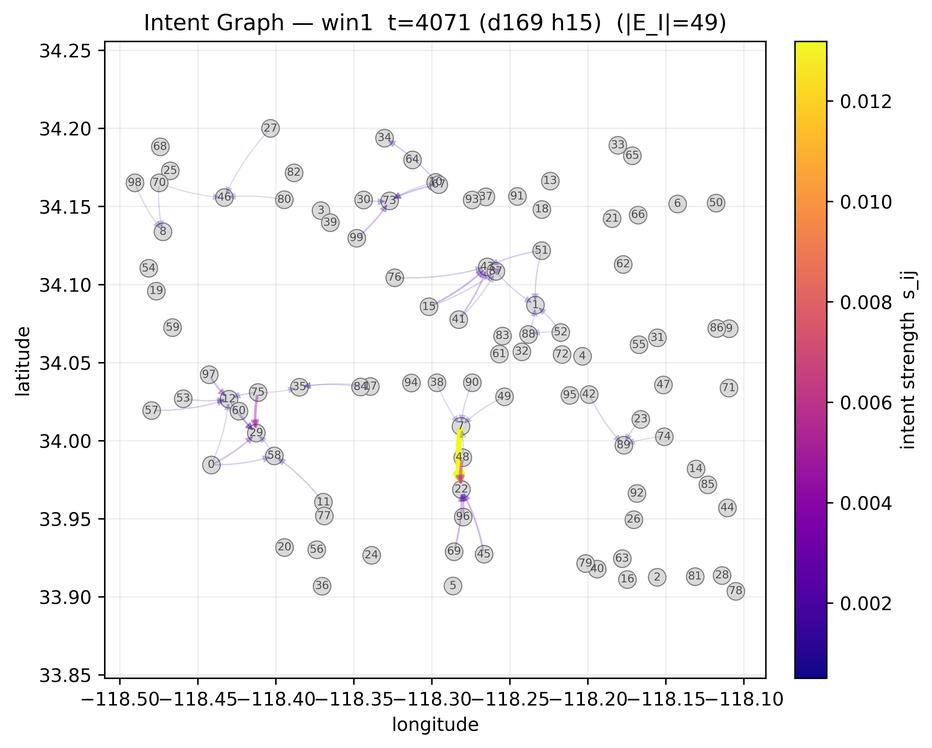
#> input picture 260627/outputs/20260628_024449/intent_graph_window_01_20260628_024449.png, 932 x 748 px, shrunk from 4194 x 3364 before the run; its folder holds 4 pictures in this run
$ python video.py
#> lines starting #> are read from the running program, lines starting #| are printed output that depends on the picture
import cv2
import os
import glob
import time

# 设置图像文件所在的目录
image_dir = './outputs/20260628_024449'  # 替换为你的图像文件所在目录

# 获取所有图像文件并按名称排序
images = glob.glob(os.path.join(image_dir, 'intent_graph_window_*.png'))  # 根据实际格式修改扩展名
images.sort()  # 确保文件按正确顺序排序

# 检查是否有找到图像
if not images:
    print("未找到任何图像文件，请检查路径和文件名")
    exit()

# 读取第一帧以获取视频尺寸
first_frame = cv2.imread(images[0])
#> first_frame is the input picture: shape (748, 932, 3); mean B, G, R 241.8, 241, 243.7
height, width, layers = first_frame.shape
#> height = 748; width = 932; layers = 3

# 设置裁剪后的宽度（保持高度不变）
crop_width = width - 100  # 假设裁剪掉右侧100像素，你可以根据实际情况调整
#> crop_width = 832

# 计算所需的帧率：每张图片显示0.5秒，意味着每秒2帧
fps = 3.0  # 每秒2帧，这样每张图片会显示0.5秒

# 设置视频编码器和输出文件
fourcc = cv2.VideoWriter_fourcc(*'XVID')
output_video = 'output_video.avi'

# 创建视频写入对象
out = cv2.VideoWriter(output_video, fourcc, fps, (crop_width, height))

# 将所有图像写入视频
for image in images:
    try:
        frame = cv2.imread(image)
        if frame is None:
            print(f"警告: 无法读取图像 {image}")
            continue

        # 裁剪图像（从左侧开始，裁剪到指定宽度）
        cropped_frame = frame[:, :crop_width]
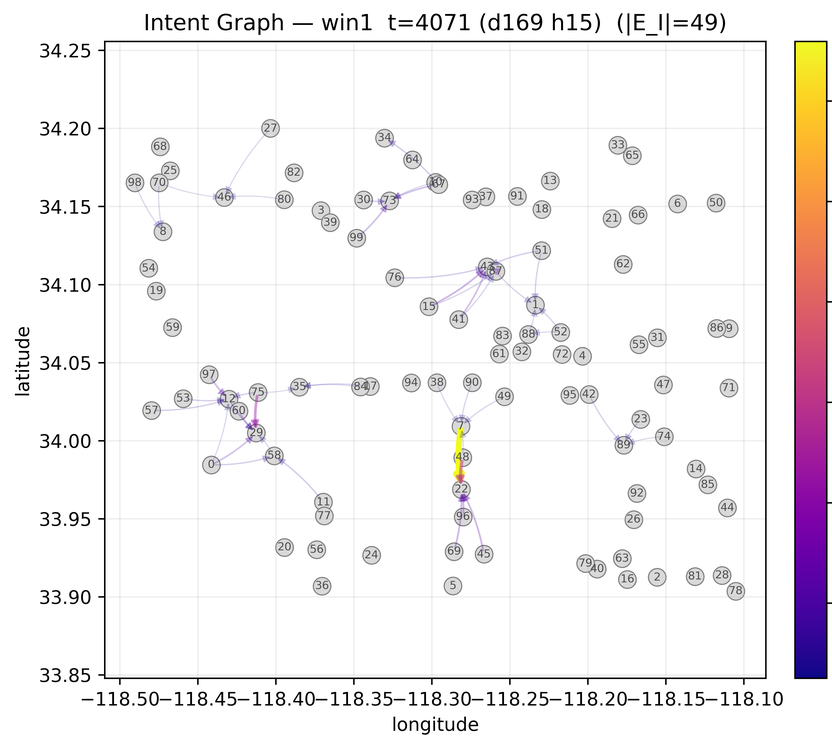
#> cropped_frame: shape (748, 832, 3); mean B, G, R 241, 240.2, 243.1

        # 确保裁剪后的尺寸一致
        if cropped_frame.shape != (height, crop_width, layers):
            print(f"警告: 图像 {image} 裁剪后尺寸不一致，跳过")
            continue

        # 每张图片写入2次（因为fps=2，所以每张图片会显示0.5秒）
        for _ in range(2):
            out.write(cropped_frame)
    except Exception as e:
        print(f"处理图像 {image} 时发生错误: {str(e)}")
#> pass 2 of the loop `for image in images:`:
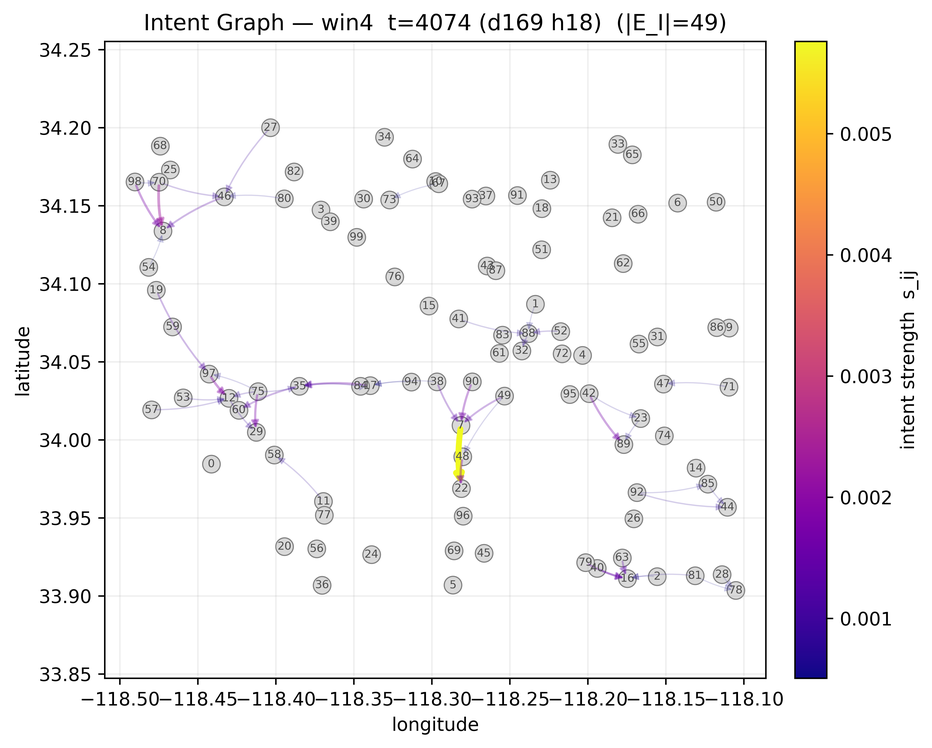
#> input picture 260627/outputs/20260628_024449/intent_graph_window_04_20260628_024449.png, 932 x 748 px, shrunk from 4194 x 3364 before the run
#> frame is the input picture: shape (748, 932, 3); mean B, G, R 241.9, 241, 243.7
#> `cropped_frame = frame[:, :crop_width]`:
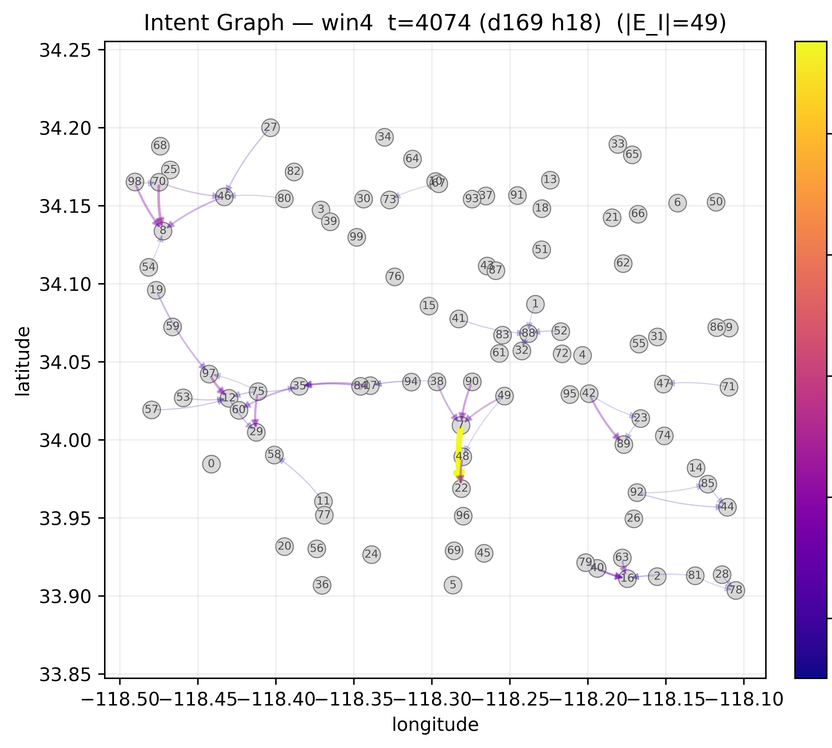
#> cropped_frame: shape (748, 832, 3); mean B, G, R 241, 240.1, 243.1
#> pass 3 of the loop `for image in images:`:
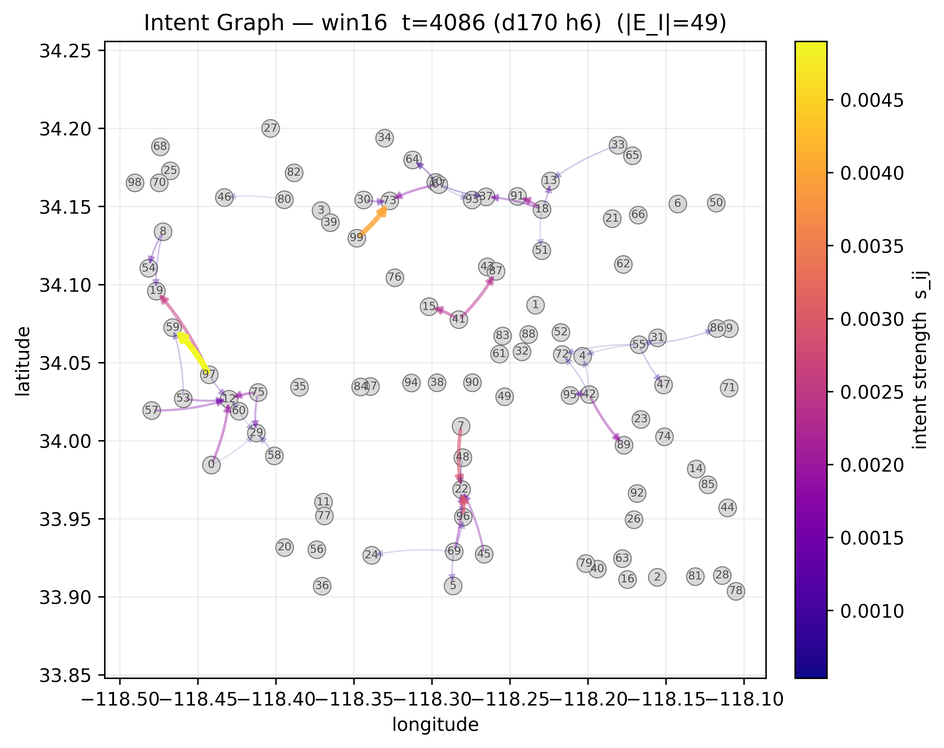
#> input picture 260627/outputs/20260628_024449/intent_graph_window_16_20260628_024449.png, 944 x 748 px, shrunk from 4247 x 3364 before the run
#> frame is the input picture: shape (748, 944, 3); mean B, G, R 241.5, 240.6, 243.5
#> `cropped_frame = frame[:, :crop_width]`:
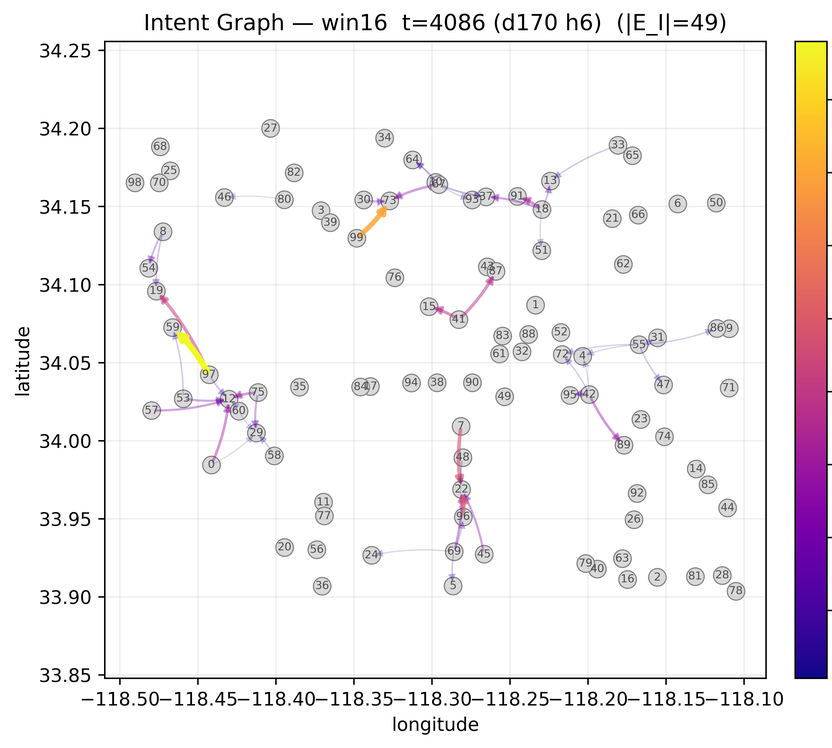
#> cropped_frame: shape (748, 832, 3); mean B, G, R 240.8, 239.9, 243.1
#> the loop made 4 passes; the first 3 are shown

# 释放资源
out.release()
cv2.destroyAllWindows()

# 验证输出文件
if os.path.exists(output_video) and os.path.getsize(output_video) > 0:
    print(f"视频已成功生成，文件名: {output_video}")
    # 获取视频信息
    cap = cv2.VideoCapture(output_video)
    if cap.isOpened():
        actual_fps = cap.get(cv2.CAP_PROP_FPS)
        frame_count = int(cap.get(cv2.CAP_PROP_FRAME_COUNT))
        duration = frame_count / actual_fps  # 计算视频总时长
        print(f"视频信息: 帧率={actual_fps:.2f}fps, 总帧数={frame_count}, 总时长={duration:.2f}秒")
        cap.release()
else:
    print("错误: 视频生成失败，输出文件无效")
